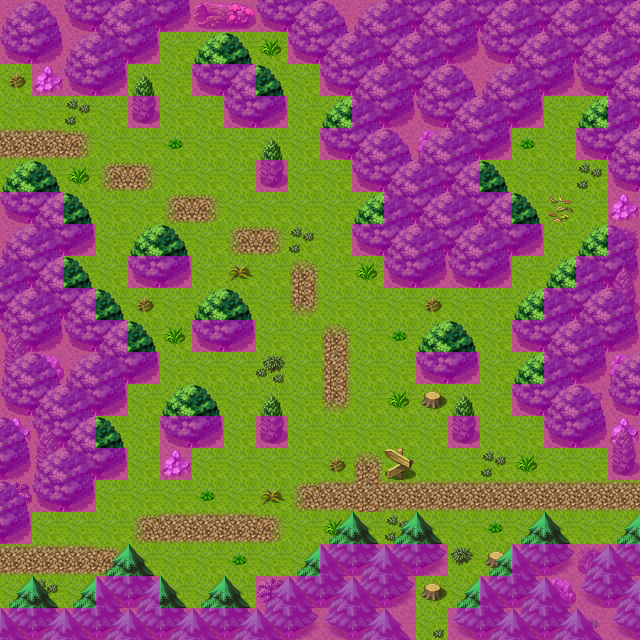

This game map was drawn from its Tiled (.tmx) file and the tilesets committed beside it. A one-line description and the trimmed map source follow:
An orthogonal 20x20 tile map with 32x32 px tiles, 4 tile layers (Ground, Objects, Above, Walkable), 11 tilesets and 9 objects (4x mapchange, 4x spawn, sign).

<map version="1.0" orientation="orthogonal" width="20" height="20" tilewidth="32" tileheight="32">
    <properties>
        <property name="outdoors" value="1" />
    </properties>
    <tileset firstgid="1" name="map_6" tilewidth="32" tileheight="32">
        <image source="../drawable/map_6.png" />
    </tileset>
    <tileset firstgid="65" name="map_19" tilewidth="32" tileheight="32">
        <image source="../drawable/map_19.png" />
    </tileset>
    <tileset firstgid="129" name="map_16" tilewidth="32" tileheight="32">
        <image source="../drawable/map_16.png" />
    </tileset>
    <tileset firstgid="193" name="map_3" tilewidth="32" tileheight="32">
        <image source="../drawable/map_3.png" />
    </tileset>
    <tileset firstgid="257" name="map_27" tilewidth="32" tileheight="32">
        <image source="../drawable/map_27.png" />
    </tileset>
    <tileset firstgid="321" name="map_17" tilewidth="32" tileheight="32">
        <image source="../drawable/map_17.png" />
    </tileset>
    <tileset firstgid="385" name="map_4" tilewidth="32" tileheight="32">
        <image source="../drawable/map_4.png" />
    </tileset>
    <tileset firstgid="449" name="map_5" tilewidth="32" tileheight="32">
        <image source="../drawable/map_5.png" />
    </tileset>
    <tileset firstgid="513" name="map_1" tilewidth="32" tileheight="32">
        <image source="../drawable/map_1.png" />
    </tileset>
    <tileset firstgid="577" name="map_7" tilewidth="32" tileheight="32">
        <image source="../drawable/map_7.png" />
    </tileset>
    <tileset firstgid="641" name="map_2" tilewidth="32" tileheight="32">
        <image source="../drawable/map_2.png" />
    </tileset>
    <layer name="Ground" width="20" height="20">
        <data>[400 cells, 400 non-empty, 3 distinct tile ids]</data>
    </layer>
    <layer name="Objects" width="20" height="20">
        <data>[400 cells, 190 non-empty, 31 distinct tile ids]</data>
    </layer>
    <layer name="Above" width="20" height="20">
        <data>[400 cells, 78 non-empty, 5 distinct tile ids]</data>
    </layer>
    <layer name="Walkable" width="20" height="20">
        <data>[400 cells, 195 non-empty, 1 distinct tile ids]</data>
    </layer>
    <objectgroup name="Mapevents" visible="0">
        <object name="nw" type="mapchange" x="0" y="64" width="32" height="128">
            <properties>
                <property name="map" value="fallhaven_se" />
                <property name="place" value="east" />
            </properties>
        </object>
        <object name="sw" type="mapchange" x="0" y="544" width="32" height="64">
            <properties>
                <property name="map" value="gapfiller1" />
                <property name="place" value="east" />
            </properties>
        </object>
        <object name="sign_wild12" type="sign" x="384" y="448" width="32" height="32" />
        <object name="east" type="mapchange" x="608" y="480" width="32" height="64">
            <properties>
                <property name="map" value="wild13" />
                <property name="place" value="west" />
            </properties>
        </object>
        <object name="south" type="mapchange" x="416" y="608" width="32" height="32">
            <properties>
                <property name="map" value="bogsten5" />
                <property name="place" value="north" />
            </properties>
        </object>
    </objectgroup>
    <objectgroup name="Spawn" visible="0">
        <object name="forestwasp" type="spawn" x="96" y="128" width="288" height="192">
            <properties>
                <property name="quantity" value="2" />
                <property name="spawngroup" value="forestwasp" />
            </properties>
        </object>
        <object name="forestboar2" type="spawn" x="96" y="384" width="288" height="192">
            <properties>
                <property name="quantity" value="2" />
                <property name="spawngroup" value="forestboar2" />
            </properties>
        </object>
        <object name="forestserpent1" type="spawn" x="288" y="288" width="256" height="192">
            <properties>
                <property name="quantity" value="2" />
                <property name="spawngroup" value="forestserpent1" />
            </properties>
        </object>
        <object name="fallhaven_bandit" type="spawn" x="544" y="96" width="32" height="32">
            <properties>
                <property name="spawngroup" value="fallhaven_bandit" />
            </properties>
        </object>
    </objectgroup>
    <objectgroup name="Keys" visible="0" />
</map>
